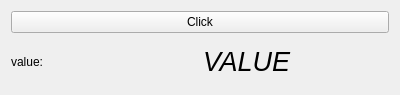
<?xml version="1.0" encoding="UTF-8"?>
<ui version="4.0">
 <class>Widget</class>
 <widget class="QWidget" name="Widget">
  <property name="geometry">
   <rect>
    <x>0</x>
    <y>0</y>
    <width>400</width>
    <height>95</height>
   </rect>
  </property>
  <property name="windowTitle">
   <string>Form</string>
  </property>
  <layout class="QVBoxLayout" name="verticalLayout">
   <item>
    <widget class="QPushButton" name="button">
     <property name="text">
      <string>Click</string>
     </property>
    </widget>
   </item>
   <item>
    <layout class="QHBoxLayout" name="horizontalLayout">
     <item>
      <widget class="QLabel" name="label">
       <property name="text">
        <string>value:</string>
       </property>
      </widget>
     </item>
     <item>
      <widget class="QLabel" name="value_label">
       <property name="minimumSize">
        <size>
         <width>0</width>
         <height>0</height>
        </size>
       </property>
       <property name="font">
        <font>
         <pointsize>20</pointsize>
         <italic>true</italic>
        </font>
       </property>
       <property name="text">
        <string>VALUE</string>
       </property>
      </widget>
     </item>
    </layout>
   </item>
  </layout>
 </widget>
 <resources/>
 <connections/>
</ui>
